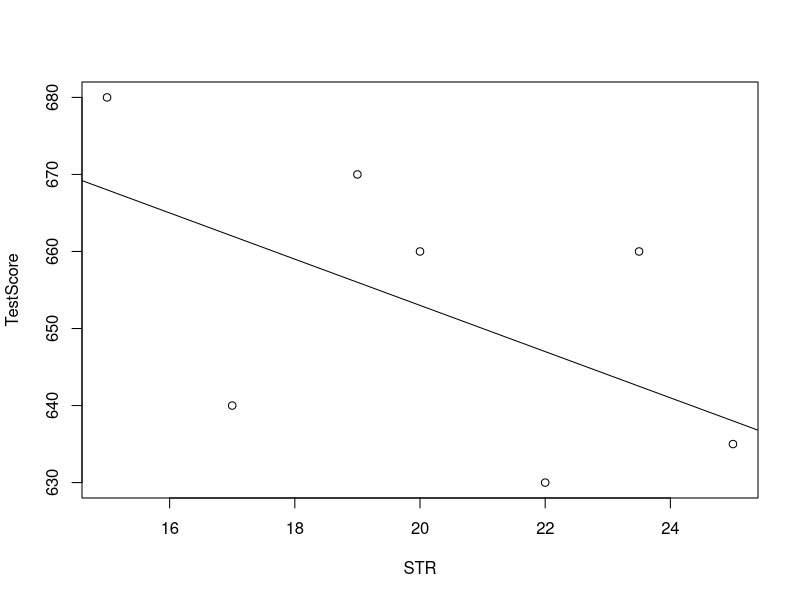

Source code (R): (Note: this script raises an error after producing the figure.)
# Create sample data
STR <- c(15, 17, 19, 20, 22, 23.5, 25)
TestScore <- c(680, 640, 670, 660, 630, 660, 635)

# Initial scatterplot of the data
plot(STR, TestScore)

# Relationship with the plot
abline(a = 713, b = -3)

#------------------------------------------------------------#

#---------Estimating the coefficients the manual way-------------------#

# library: "AER"
# dataset: "CASchools"

class(CASchools)

# Calculating the Student-teacher Ratio
CASchools$STR <- CASchools$students / CASchools$teachers

# Compute test score
CASchools$Score <- (CASchools$read + CASchools$math)/2

# Sample average and standard deviation of STR and score
avg_STR <- mean(CASchools$STR)
avg_score <- mean(CASchools$Score)
sd_STR <- sd(CASchools$STR)
sd_score <- sd(CASchools$Score)


# Setting up a vector of percentiles and computing the quantiles
quantiles <- c(0.10, 0.25, 0.4, 0.50, 0.60, 0.75, 0.90)
quant_STR <- quantile(CASchools$STR, quantiles)
quant_score <- quantile(CASchools$Score, quantiles)

# Gathering everything in a Data Frame
DistributionSummary <- data.frame(Average = c(avg_STR, avg_score),
                                  StandardDeviation  = c(sd_STR, sd_score),
                                  quantile = rbind(quant_STR, quant_score))
# A bit modified plot
plot(Score ~ STR,
     data = CASchools,
     main = "Scatterplot of Test Scores and STR",
     xlab = "STR (X)",
     ylab = "Test Score (Y)")


# Checking for Correlation between Score and STR
cor(CASchools$STR, CASchools$Score)

# allows to use the variables contained in CASchools directly
attach(CASchools)

# compute beta_1_hat
beta_1 <- sum((STR - mean(STR)) * (Score - mean(Score))) / sum((STR - mean(STR))^2)

# compute beta_0_hat
beta_0 <- mean(Score) - beta_1 * mean(STR)

#---------------------Linear Model------------------------#
linear_model <- lm(Score ~ STR, data = CASchools)
linear_model

# A bit more modified plot
plot(Score ~ STR,
     data = CASchools,
     main = "Scatterplot of Test Scores and STR",
     xlab = "STR (X)",
     ylab = "Test Score (Y)",
     xlim = c(10,30),
     ylim = c(600, 720))

# Regression Line
abline(linear_model)

# Measurement of Fit
model_summary <- summary(linear_model)
